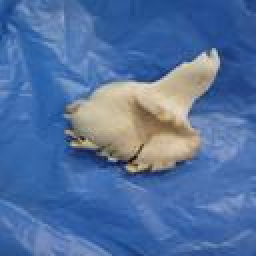
#> input picture BFC/data/test/image_01.jpg, 128 x 128 px, found by its file name (shown 2 times larger); its folder holds only this picture in this run
$ python change_background.py
#> lines starting #> are read from the running program, lines starting #| are printed output that depends on the picture; after the words box and inside, x2 and y2 are one past the last pixel; in counts of white or black regions, pixels touching at a corner belong together
#> further down, image is the input picture: shape (128, 128, 3); mean B, G, R 160.2, 112.8, 82.1
import os
import random
import numpy as np
import cv2
import colorsys

# --- Helper Function: Create Background Mask (Heuristic) ---
# (Keep the create_background_mask_heuristic function as before)
def create_background_mask_heuristic(image, corner_fraction=0.1, color_threshold=40, blur_ksize=5, morph_ksize=5):
#> called with corner_fraction = 0.05, color_threshold = 60, blur_ksize = 5, morph_ksize = 7
    h, w = image.shape[:2]
#> h = 128; w = 128
    blur_ksize = blur_ksize if blur_ksize % 2 != 0 else blur_ksize + 1
    morph_ksize = morph_ksize if morph_ksize % 2 != 0 else morph_ksize + 1
    cw = int(w * corner_fraction)
#> cw = 6
    ch = int(h * corner_fraction)
#> ch = 6
    corners = [
        image[0:ch, 0:cw], image[0:ch, w-cw:w],
        image[h-ch:h, 0:cw], image[h-ch:h, w-cw:w]
    ]
    corner_pixels = np.vstack([c.reshape(-1, 3) for c in corners if c.size > 0])
#> corner_pixels = 144 rows, first 8: [171, 112, 63], [159, 100, 51], [149, 89, 43], [146, 86, 40], [144, 85, 40], [142, 83, 38], [166, 104, 56], [155, 96, 47]
    if corner_pixels.shape[0] == 0:
        fg_mask = np.full((h,w), 255, dtype=np.uint8)
        bg_mask = cv2.bitwise_not(fg_mask)
        return bg_mask, fg_mask
    avg_bg_color = np.mean(corner_pixels, axis=0)
#> avg_bg_color = [145.3, 84.3, 45.09]
    blurred_image = cv2.GaussianBlur(image, (blur_ksize, blur_ksize), 0)
    diff = blurred_image.astype(np.float32) - avg_bg_color.astype(np.float32)
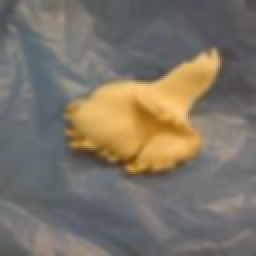
#> diff: shape (128, 128, 3) float32 (shown 2 times larger); mean B, G, R 14.9, 28.6, 37; drawn with min black and max white
    dist_sq = np.sum(diff**2, axis=2)
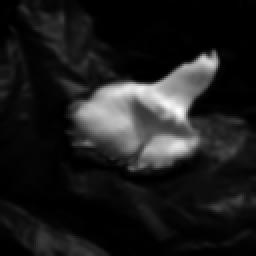
#> dist_sq: shape (128, 128) float32 (shown 2 times larger); min 0.218, max 50797.6, mean 5895.8; drawn with min black and max white
    background_mask = np.where(dist_sq < color_threshold**2, 255, 0).astype(np.uint8)
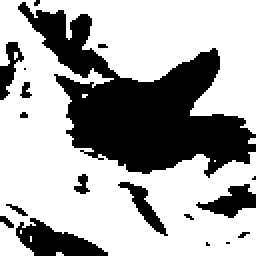
#> background_mask: shape (128, 128) (shown 2 times larger); 66.2% white; 18 black regions (9 under 20 px), largest, box (x1, y1, x2, y2) and area: (9, 1, 128, 89) 4302, (8, 109, 54, 128) 465, (98, 92, 128, 109) 253
    kernel = cv2.getStructuringElement(cv2.MORPH_ELLIPSE, (morph_ksize, morph_ksize))
    background_mask = cv2.morphologyEx(background_mask, cv2.MORPH_OPEN, kernel, iterations=2)
#> background_mask: shape (128, 128); 59.6% white; 5 black regions (1 under 20 px), largest, box (x1, y1, x2, y2) and area: (0, 0, 128, 118) 5903, (0, 102, 54, 128) 631, (37, 86, 45, 97) 54, (113, 114, 125, 122) 23
    background_mask = cv2.morphologyEx(background_mask, cv2.MORPH_CLOSE, kernel, iterations=2)
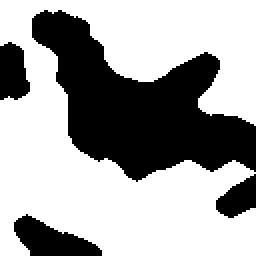
#> background_mask: shape (128, 128) (shown 2 times larger); 64.3% white; 4 black regions, box (x1, y1, x2, y2) and area: (16, 5, 128, 91) 4708, (7, 107, 51, 128) 519, (0, 21, 15, 50) 345, (108, 87, 128, 109) 272
    foreground_mask = cv2.bitwise_not(background_mask)
    return background_mask, foreground_mask

# --- Function: Change Background Color with SMOOTH transition & MAX ALPHA ---
def change_background_color_smooth_limited(image, background_mask, extreme_color,
                                           mix_factor=0.7, noise_level=20,
                                           mask_blur_ksize=15, max_effect_alpha=1.0): # Added max_effect_alpha
    """
    Changes the background color using a blurred mask for smooth transitions,
    limiting the maximum effect by scaling the alpha.

    Parameters:
    - image: Original BGR image.
    - background_mask: Binary mask (255 for background pixels).
    - extreme_color: The BGR tuple for the new dominant background color.
    - mix_factor: How much of the extreme_color to mix into the *target* background (0.0 to 1.0).
    - noise_level: Amount of random noise (0-255) to add to the extreme color.
    - mask_blur_ksize: Kernel size for blurring the mask. Must be odd.
    - max_effect_alpha: Maximum influence of the modified background (0.0 to 1.0).
                          1.0 = full effect in background areas, 0.2 = 20% effect max.

    Returns:
    - Augmented image.
    """
#> called with extreme_color = (31, 208, 96), mix_factor = 0.8, noise_level = 25, mask_blur_ksize = 21, max_effect_alpha = 0.2
    h, w = image.shape[:2]
#> h = 128; w = 128

    # --- Input validation ---
    if mask_blur_ksize <= 0:
         mask_blur_ksize = 1
    elif mask_blur_ksize % 2 == 0:
        mask_blur_ksize += 1
    mix_factor = np.clip(mix_factor, 0.0, 1.0)
    max_effect_alpha = np.clip(max_effect_alpha, 0.0, 1.0) # Ensure valid range
    # --- End validation ---

    # 1. Create the target background color layer (extreme color + noise)
    new_bg_layer = np.full_like(image, extreme_color, dtype=np.uint8)
    if noise_level > 0:
        noise = np.random.randint(-noise_level, noise_level + 1, new_bg_layer.shape, dtype=np.int16)
        new_bg_layer = np.clip(new_bg_layer.astype(np.int16) + noise, 0, 255).astype(np.uint8)

    # 2. Create the "target background pixels" (what background *would* be if fully changed)
    target_background_pixels = cv2.addWeighted(
        image.astype(np.float32), 1.0 - mix_factor,
        new_bg_layer.astype(np.float32), mix_factor, 0.0
    )
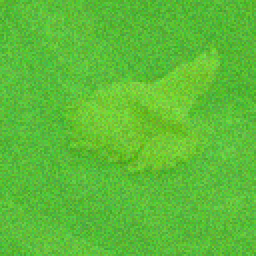
#> target_background_pixels: shape (128, 128, 3) float32 (shown 2 times larger); mean B, G, R 57, 189.1, 93.3

    # 3. Blur the background mask to create a spatial alpha map (0.0 to 1.0)
    alpha_mask_blurred = cv2.GaussianBlur(background_mask.astype(np.uint8), (mask_blur_ksize, mask_blur_ksize), 0)
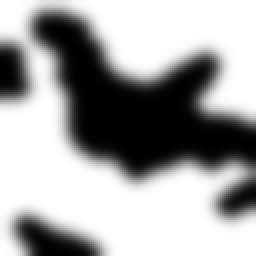
#> alpha_mask_blurred: shape (128, 128) (shown 2 times larger); min 0, max 255, mean 164
    alpha_mask_float = alpha_mask_blurred.astype(np.float32) / 255.0

    # --- >>> Apply the maximum effect limit <<< ---
    # Scale the spatial alpha map by the desired maximum effect alpha
    scaled_alpha_mask = alpha_mask_float * max_effect_alpha
    # --- >>> End change <<< ---

    # Add channel dimension for broadcasting (h, w) -> (h, w, 1)
    scaled_alpha_mask_3d = scaled_alpha_mask[:, :, None]

    # 4. Perform alpha blending using the SCALED alpha mask
    # final = original * (1 - scaled_alpha) + target_background * scaled_alpha
    final_image_float = (image.astype(np.float32) * (1.0 - scaled_alpha_mask_3d) +
                         target_background_pixels * scaled_alpha_mask_3d)
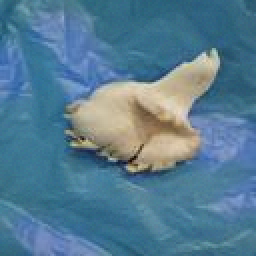
#> final_image_float: shape (128, 128, 3) float32 (shown 2 times larger); mean B, G, R 146.9, 124.1, 86

    # 5. Clip values and convert back to uint8
    final_image = np.clip(final_image_float, 0, 255).astype(np.uint8)

    return final_image

# --- Function to generate random bright colors ---
# (Keep the get_random_bright_color function as before)
def get_random_bright_color():
    hue = random.random()
    saturation = random.uniform(0.7, 1.0)
    value = random.uniform(0.8, 1.0)
    rgb_float = colorsys.hsv_to_rgb(hue, saturation, value)
    bgr_int = tuple(int(c * 255) for c in reversed(rgb_float))
    return bgr_int

# --- Main Script Logic ---

input_folder = "test"
# Updated folder name to reflect the change
output_folder = "change_background_test"

# --- Parameters to Tune ---
# Heuristic Masking Parameters:
PARAM_corner_fraction = 0.05
PARAM_color_threshold = 60  # *** Tune this first! ***
PARAM_blur_ksize = 5
PARAM_morph_ksize = 7
# Background Change Parameters:
PARAM_mix_factor = 0.8      # How much extreme color is mixed into the *target* bg
PARAM_noise_level = 25
PARAM_mask_blur_ksize = 21  # Smoothness of spatial transition
PARAM_max_effect_alpha = 0.2 # <<< NEW/MODIFIED: Overall strength of the effect
PARAM_use_random_color = True
PARAM_fixed_color = (0, 0, 255) # BGR: Red (if not using random)
# --- End Parameters ---

if not os.path.exists(output_folder):
    os.makedirs(output_folder)
    print(f"Created output folder: {output_folder}")
else:
    print(f"Output folder already exists: {output_folder}")

try:
    image_files = [f for f in os.listdir(input_folder) if f.lower().endswith('.jpg')]
    if not image_files:
        print(f"Warning: No .jpg files found in {input_folder}")
except FileNotFoundError:
    print(f"Error: Input folder not found: {input_folder}")
    exit()

random.seed(45) # Yet another seed
np.random.seed(45)

print(f"\nStarting SMOOTH background color change augmentation (Max Alpha = {PARAM_max_effect_alpha})...")
processed_count = 0
skipped_count = 0
for img_file in image_files:
    input_path = os.path.join(input_folder, img_file)
    output_path = os.path.join(output_folder, img_file)

    image = cv2.imread(input_path)
    if image is None:
        print(f"Warning: Could not load image {input_path}. Skipping.")
        skipped_count += 1
        continue

    # 1. Create the initial binary background mask
    background_mask_binary, _ = create_background_mask_heuristic(
        image,
        corner_fraction=PARAM_corner_fraction,
        color_threshold=PARAM_color_threshold,
        blur_ksize=PARAM_blur_ksize,
        morph_ksize=PARAM_morph_ksize
    )

    if PARAM_use_random_color:
        extreme_color = get_random_bright_color()
    else:
        extreme_color = PARAM_fixed_color

    # 2. Apply the background color change using the LIMITED smooth function
    augmented_image = change_background_color_smooth_limited(
        image,
        background_mask_binary,
        extreme_color=extreme_color,
        mix_factor=PARAM_mix_factor,
        noise_level=PARAM_noise_level,
        mask_blur_ksize=PARAM_mask_blur_ksize,
        max_effect_alpha=PARAM_max_effect_alpha # Pass the max alpha limit
    )

    # 3. Save the augmented image
    success = cv2.imwrite(output_path, augmented_image)
    if success:
        print(f"Processed {img_file} with color {extreme_color} -> {output_path}")
        processed_count += 1
    else:
        print(f"Error: Failed to save image {output_path}")
        skipped_count += 1

print(f"\nProcessing complete.")
print(f"Successfully processed: {processed_count} images.")
print(f"Skipped/Failed: {skipped_count} images.")
print(f"--- NOTE: Max effect alpha set to {PARAM_max_effect_alpha}. Tune 'PARAM_color_threshold' for mask accuracy. ---")

$ run again, on BFC/data/test/image_02.jpg
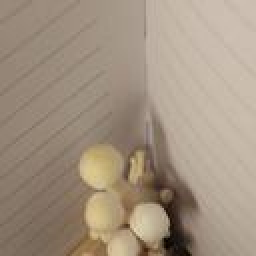
#> input picture BFC/data/test/image_02.jpg, 128 x 128 px, found by its file name (shown 2 times larger)
#> image is the input picture: shape (128, 128, 3); mean B, G, R 128.9, 146.6, 162.4
#> corner_pixels = 144 rows, first 8: [122, 137, 153], [122, 137, 153], [123, 138, 154], [123, 138, 154], [123, 138, 154], [122, 137, 153], [122, 137, 153], [122, 137, 153]
#> avg_bg_color = [135, 149.8, 164.5]
#> in create_background_mask_heuristic, `background_mask = np.where(dist_sq < color_threshold**2, 255, 0).astyp..`:
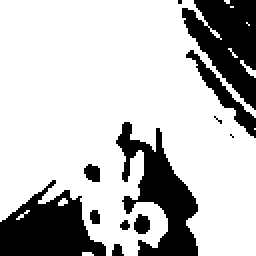
#> background_mask: shape (128, 128) (shown 2 times larger); 75.1% white; 12 black regions (4 under 20 px), largest, box (x1, y1, x2, y2) and area: (58, 61, 99, 128) 1214, (0, 90, 53, 128) 1196, (91, 0, 128, 55) 1179
#> foreground_mask: shape (128, 128); 31.3% white; 2 white regions, box (x1, y1, x2, y2) and area: (0, 64, 99, 128) 3304, (90, 0, 128, 69) 1832
#> in change_background_color_smooth_limited, `final_image_float = (image.astype(np.float32) * (1.0 - scaled_alpha_ma..`:
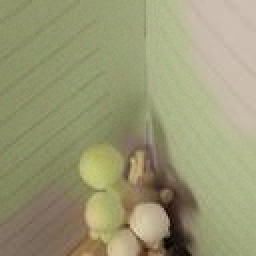
#> final_image_float: shape (128, 128, 3) float32 (shown 2 times larger); mean B, G, R 117.7, 153, 154.8

$ run again, on BFC/data/test/image_03.jpg
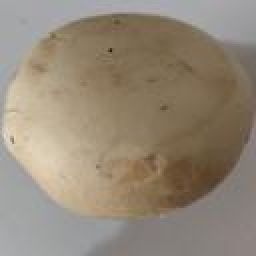
#> input picture BFC/data/test/image_03.jpg, 128 x 128 px, found by its file name (shown 2 times larger)
#> image is the input picture: shape (128, 128, 3); mean B, G, R 119.4, 136, 148
#> corner_pixels = 144 rows, first 8: [170, 168, 167], [170, 168, 167], [170, 168, 167], [170, 168, 167], [170, 168, 167], [170, 168, 167], [170, 168, 167], [170, 168, 167]
#> avg_bg_color = [158.3, 157.3, 159.3]
#> in create_background_mask_heuristic, `background_mask = np.where(dist_sq < color_threshold**2, 255, 0).astyp..`:
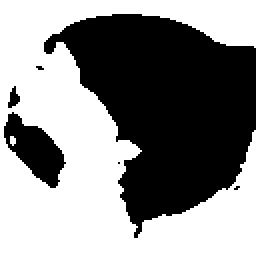
#> background_mask: shape (128, 128) (shown 2 times larger); 54.6% white; 6 black regions (3 under 20 px), largest, box (x1, y1, x2, y2) and area: (22, 7, 128, 119) 6796, (2, 56, 33, 94) 593, (4, 43, 10, 54) 38
#> foreground_mask: shape (128, 128); 46.2% white; 2 white regions, box (x1, y1, x2, y2) and area: (28, 7, 128, 112) 6874, (0, 47, 32, 91) 698
#> in change_background_color_smooth_limited, `final_image_float = (image.astype(np.float32) * (1.0 - scaled_alpha_ma..`:
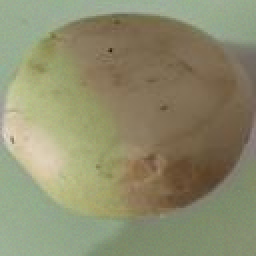
#> final_image_float: shape (128, 128, 3) float32 (shown 2 times larger); mean B, G, R 109.8, 140.8, 142.4

$ run again, on BFC/data/test/image_04.jpg
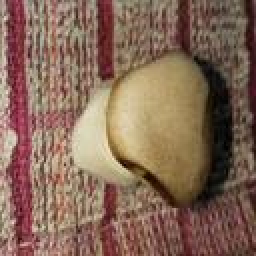
#> input picture BFC/data/test/image_04.jpg, 128 x 128 px, found by its file name (shown 2 times larger)
#> image is the input picture: shape (128, 128, 3); mean B, G, R 86.9, 104.4, 133.4
#> corner_pixels = 144 rows, first 8: [127, 136, 156], [158, 166, 189], [124, 128, 157], [54, 56, 91], [81, 77, 126], [75, 67, 127], [131, 140, 160], [149, 157, 180]
#> avg_bg_color = [76.48, 82.24, 114.4]
#> foreground_mask: shape (128, 128); 68.2% white; 5 black regions (2 under 20 px), largest, box (x1, y1, x2, y2) and area: (34, 68, 128, 128) 2954, (58, 0, 128, 43) 2072, (35, 19, 53, 34) 181
#> in change_background_color_smooth_limited, `final_image_float = (image.astype(np.float32) * (1.0 - scaled_alpha_ma..`:
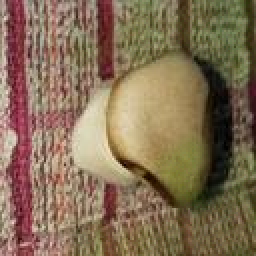
#> final_image_float: shape (128, 128, 3) float32 (shown 2 times larger); mean B, G, R 85, 110.8, 132.6
